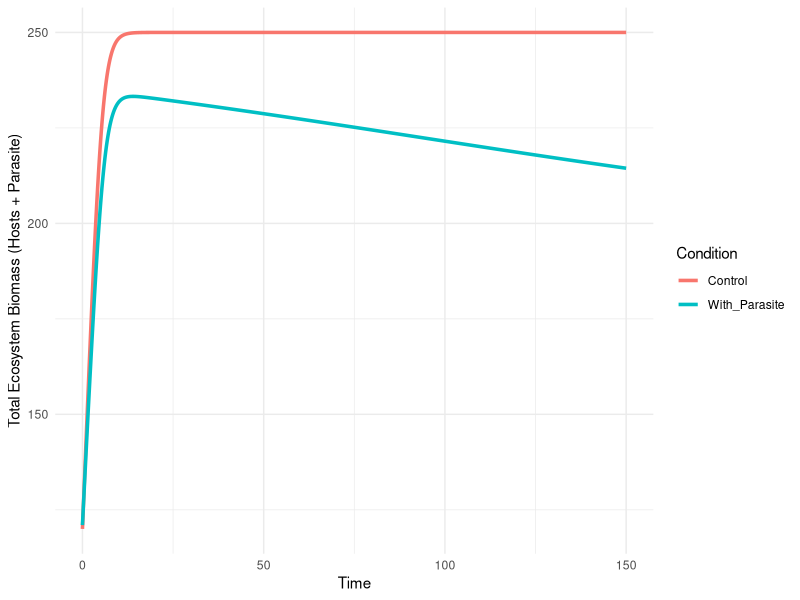
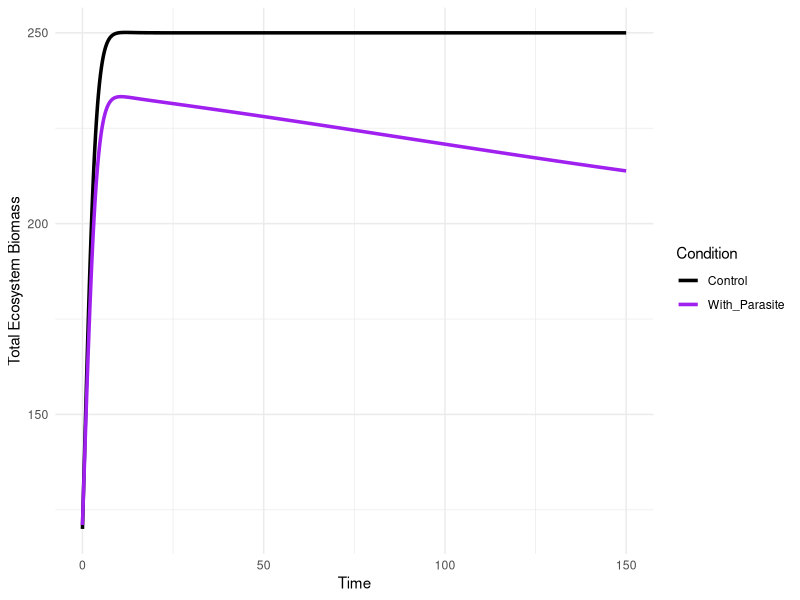
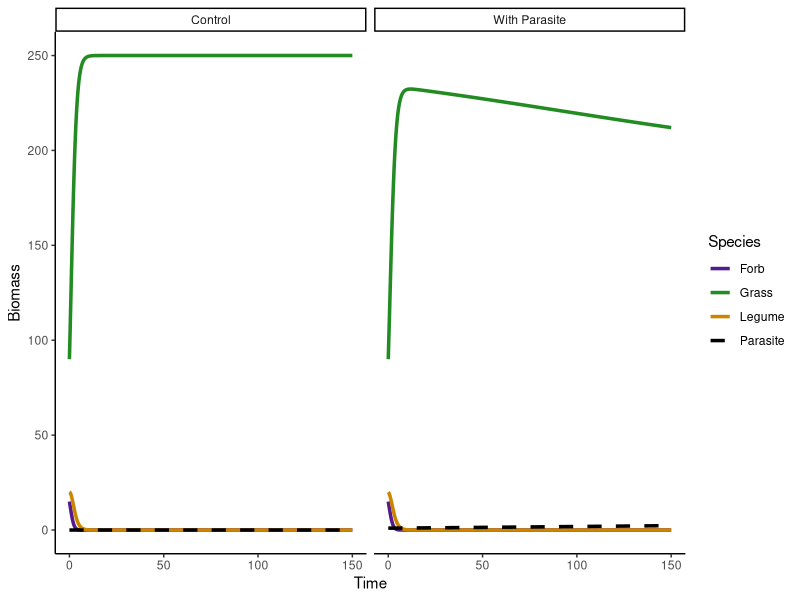

Generate these figures, in order, with R:
library(deSolve)
library(ggplot2)
library(tidyr)

# define model
hemiparasite_model <- function(t, state, parameters) {
  with(as.list(c(state, parameters)), {
    H <- state[1:3]
    P <- state[4]
    
    # competition coefficients, L-V
    competition_effects <- c(
      H[1] + alpha12*H[2] + alpha13*H[3], # legume surrounding pressure
      alpha21*H[1] + H[2] + alpha23*H[3], # grass surrounding pressure
      alpha31*H[1] + alpha32*H[2] + H[3]  # forb surrounding pressure
    )
    
    # shading effects - aboveground
    total_host_biomass <- sum(H)
    autotrophic_growth <- max(0, eps * P * (1 - total_host_biomass / K_canopy))
    
    # resource stealing - belowground
    gross_intake <- sum((1 - R) * q * H * beta)
    heterotrophic_growth <- (M_max * gross_intake) / (K_sat + gross_intake) * P
    
    # ODEs for each host (H1,2,3 and the parasite)
    dH1 <- r[1] * H[1] * (1 - competition_effects[1] / K[1]) - 
      ((1 - R[1]) * q[1] * H[1] * P)
    dH2 <- r[2] * H[2] * (1 - competition_effects[2] / K[2]) - 
      ((1 - R[2]) * q[2] * H[2] * P)
    dH3 <- r[3] * H[3] * (1 - competition_effects[3] / K[3]) - 
      ((1 - R[3]) * q[3] * H[3] * P)
    
    dP  <- autotrophic_growth + heterotrophic_growth - (m * P)
    
    return(list(c(dH1, dH2, dH3, dP)))
  })
}

# define parameters ----
# order is legume, dominant grass, forb with defenses
# host 1: legume w/ moderate growth rate, high value host
# host 2: dominant grass w/ fast growth rate, more moderate value host
# host 3: forb with defenses against haustoria, lowest growth rate, 
#         lower value host

base_params <- list(
  r        = c(0.45, 0.75, 0.35),  # host growth rate
  K        = c(150, 250, 120),     # host carrying capacity
  R        = c(0.0, 0.0, 0.80),    # resistance to haustoria attaching
  q        = c(0.04, 0.05, 0.03),  # attachment affinities ? - modify based on 
                                   # haustoria already attached, parasite 
                                   # preferences, no preference (random) etc. 
  beta     = c(0.60, 0.20, 0.10),  # host quality
  eps      = 0.04,                 # parasite autotrophy  what does it mean? 
                                   # 20-60%
  K_canopy = 450,                  # carrying capacity of total canopy (light)
  M_max    = 0.8,                  # max heterotrophic efficiency
  K_sat    = 25,                   # multi-host saturation constant
  m        = 0.08,                 # metabolic maintenance cost
  
  # incorporate more timing, lags, etc. 1-2 wks from germinated to connected 
  # depending on biomass, attachment
  
  # competition matrix
  alpha12 = 1.5, alpha13 = 0.5, # grass (2) strongly suppresses legume (1)
  alpha21 = 0.4, alpha23 = 0.4, # grass ignores others
  alpha31 = 0.6, alpha32 = 1.8  # grass (2) completely suppresses forb (3)
)

times <- seq(0, 150, by = 0.2)

# biology points:
# haustorial count and rates of stealing

# scenario 1: parasite invasion into an even community ----
out_control_A <- as.data.frame(ode(y = c(H=c(40,40,40), P=0.0), times=times, func=hemiparasite_model, parms=base_params))
out_paras_A   <- as.data.frame(ode(y = c(H=c(40,40,40), P=1.0), times=times, func=hemiparasite_model, parms=base_params))

total_biomass_data_A <- data.frame(
  Time = times,
  Control = rowSums(out_control_A[, 2:4]),
  With_Parasite = rowSums(out_paras_A[, 2:4]) + out_paras_A[, 5]
) %>% pivot_longer(-Time, names_to = "Condition", values_to = "Total_Biomass")

ggplot(total_biomass_data_A, aes(x=Time, y=Total_Biomass, color=Condition)) +
  geom_line(linewidth=1.2) + theme_minimal() +
  labs(y = "Total Ecosystem Biomass (Hosts + Parasite)")
# parasite reduces community biomass, tax on whole community

# scenario 2: parasite with legume compensation ----
params_B <- base_params
params_B$alpha12 <- 1.1 

out_control_B <- as.data.frame(ode(y = c(H=c(30,70,20), P=0.0), times=times, func=hemiparasite_model, parms=params_B))
out_paras_B   <- as.data.frame(ode(y = c(H=c(30,70,20), P=1.0), times=times, func=hemiparasite_model, parms=params_B))

total_biomass_data_B <- data.frame(
  Time = times,
  Control = rowSums(out_control_B[, 2:4]),
  With_Parasite = rowSums(out_paras_B[, 2:4]) + out_paras_B[, 5]
) %>% pivot_longer(-Time, names_to = "Condition", values_to = "Total_Biomass")

ggplot(total_biomass_data_B, aes(x=Time, y=Total_Biomass, color=Condition)) +
  geom_line(size=1.2) + theme_minimal() + scale_color_manual(values=c("Control"="black", "With_Parasite"="purple")) +
  labs(y = "Total Ecosystem Biomass")

# scenario 3 ----
params_C <- base_params
params_C$alpha12 <- 2.2
params_C$alpha32 <- 2.5
params_C$K[1] <- 220 

# run
out_control_C <- as.data.frame(ode(y = c(H=c(20,90,15), P=0.0), times=times, func=hemiparasite_model, parms=params_C))
out_paras_C   <- as.data.frame(ode(y = c(H=c(20,90,15), P=1.0), times=times, func=hemiparasite_model, parms=params_C))

total_biomass_data_C <- data.frame(
  Time = times,
  Control = rowSums(out_control_C[, 2:4]),
  With_Parasite = rowSums(out_paras_C[, 2:4]) + out_paras_C[, 5]
) %>% pivot_longer(-Time, names_to = "Condition", values_to = "Total_Biomass")

plot_biomass_over_time <- ggplot(total_biomass_data_C, aes(x=Time, y=Total_Biomass, color=Condition)) +
  geom_line(size=1.5) + theme_bw() + scale_color_manual(values=c("Control"="red", "With_Parasite"="darkgreen"))

colnames(out_control_C) <- c("Time", "Legume", "Grass", "Forb", "Parasite")
colnames(out_paras_C)   <- c("Time", "Legume", "Grass", "Forb", "Parasite")

long_comp_control <- pivot_longer(out_control_C, cols=2:5, names_to="Species", values_to="Biomass") %>% dplyr::mutate(System="Control")
long_comp_paras   <- pivot_longer(out_paras_C, cols=2:5, names_to="Species", values_to="Biomass") %>% dplyr::mutate(System="With Parasite")

composition_data <- rbind(long_comp_control, long_comp_paras)

ggplot(composition_data, aes(x=Time, y=Biomass, 
                             color=Species, linetype=Species)) +
  geom_line(size=1.2) + 
  facet_wrap(~System) + 
  theme_classic() +
  scale_color_manual(values = c("Legume" = "orange3", "Grass" = "forestgreen", "Forb" = "purple4", "Parasite" = "black")) +
  scale_linetype_manual(values = c("Legume" = 1, "Grass" = 1, "Forb" = 1, "Parasite" = 2)) 

# monocultures???
# does the parasite have a growth rate?
